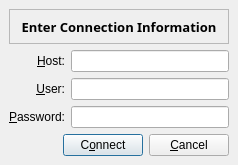
<ui version="4.0" >
 <class>Dialog</class>
 <widget class="QDialog" name="Dialog" >
  <property name="geometry" >
   <rect>
    <x>0</x>
    <y>0</y>
    <width>238</width>
    <height>165</height>
   </rect>
  </property>
  <property name="focusPolicy" >
   <enum>Qt::ClickFocus</enum>
  </property>
  <property name="windowTitle" >
   <string>Connect to Zeugs</string>
  </property>
  <property name="windowIcon" >
   <iconset/>
  </property>
  <layout class="QGridLayout" >
   <property name="leftMargin" >
    <number>9</number>
   </property>
   <property name="topMargin" >
    <number>9</number>
   </property>
   <property name="rightMargin" >
    <number>9</number>
   </property>
   <property name="bottomMargin" >
    <number>9</number>
   </property>
   <property name="horizontalSpacing" >
    <number>6</number>
   </property>
   <property name="verticalSpacing" >
    <number>6</number>
   </property>
   <item row="4" column="0" colspan="2" >
    <layout class="QHBoxLayout" >
     <property name="spacing" >
      <number>6</number>
     </property>
     <property name="leftMargin" >
      <number>0</number>
     </property>
     <property name="topMargin" >
      <number>0</number>
     </property>
     <property name="rightMargin" >
      <number>0</number>
     </property>
     <property name="bottomMargin" >
      <number>0</number>
     </property>
     <item>
      <spacer>
       <property name="orientation" >
        <enum>Qt::Horizontal</enum>
       </property>
       <property name="sizeHint" >
        <size>
         <width>40</width>
         <height>20</height>
        </size>
       </property>
      </spacer>
     </item>
     <item>
      <widget class="QPushButton" name="pushButton_connect" >
       <property name="text" >
        <string>C&amp;onnect</string>
       </property>
      </widget>
     </item>
     <item>
      <widget class="QPushButton" name="pushButton_cancel" >
       <property name="text" >
        <string>&amp;Cancel</string>
       </property>
      </widget>
     </item>
    </layout>
   </item>
   <item row="3" column="0" >
    <widget class="QLabel" name="label" >
     <property name="text" >
      <string>&amp;Password:</string>
     </property>
     <property name="alignment" >
      <set>Qt::AlignRight|Qt::AlignTrailing|Qt::AlignVCenter</set>
     </property>
     <property name="buddy" >
      <cstring>lineEdit_pw</cstring>
     </property>
    </widget>
   </item>
   <item row="3" column="1" >
    <widget class="QLineEdit" name="lineEdit_pw" >
     <property name="echoMode" >
      <enum>QLineEdit::Password</enum>
     </property>
    </widget>
   </item>
   <item row="2" column="1" >
    <widget class="QLineEdit" name="lineEdit_user" >
     <property name="readOnly" >
      <bool>true</bool>
     </property>
    </widget>
   </item>
   <item row="1" column="1" >
    <widget class="QLineEdit" name="lineEdit_host" />
   </item>
   <item row="1" column="0" >
    <widget class="QLabel" name="label_3" >
     <property name="text" >
      <string>&amp;Host:</string>
     </property>
     <property name="alignment" >
      <set>Qt::AlignRight|Qt::AlignTrailing|Qt::AlignVCenter</set>
     </property>
     <property name="buddy" >
      <cstring>lineEdit_host</cstring>
     </property>
    </widget>
   </item>
   <item row="0" column="0" colspan="2" >
    <widget class="QLabel" name="label_4" >
     <property name="font" >
      <font>
       <family>Sans Serif</family>
       <pointsize>10</pointsize>
       <weight>75</weight>
       <bold>true</bold>
       <underline>false</underline>
      </font>
     </property>
     <property name="frameShape" >
      <enum>QFrame::StyledPanel</enum>
     </property>
     <property name="frameShadow" >
      <enum>QFrame::Raised</enum>
     </property>
     <property name="lineWidth" >
      <number>2</number>
     </property>
     <property name="text" >
      <string>Enter Connection Information</string>
     </property>
     <property name="scaledContents" >
      <bool>false</bool>
     </property>
     <property name="alignment" >
      <set>Qt::AlignCenter</set>
     </property>
    </widget>
   </item>
   <item row="2" column="0" >
    <widget class="QLabel" name="label_2" >
     <property name="text" >
      <string>&amp;User:</string>
     </property>
     <property name="alignment" >
      <set>Qt::AlignRight|Qt::AlignTrailing|Qt::AlignVCenter</set>
     </property>
     <property name="buddy" >
      <cstring>lineEdit_user</cstring>
     </property>
    </widget>
   </item>
  </layout>
 </widget>
 <resources/>
 <connections>
  <connection>
   <sender>pushButton_cancel</sender>
   <signal>clicked()</signal>
   <receiver>Dialog</receiver>
   <slot>reject()</slot>
   <hints>
    <hint type="sourcelabel" >
     <x>183</x>
     <y>147</y>
    </hint>
    <hint type="destinationlabel" >
     <x>229</x>
     <y>143</y>
    </hint>
   </hints>
  </connection>
 </connections>
</ui>
